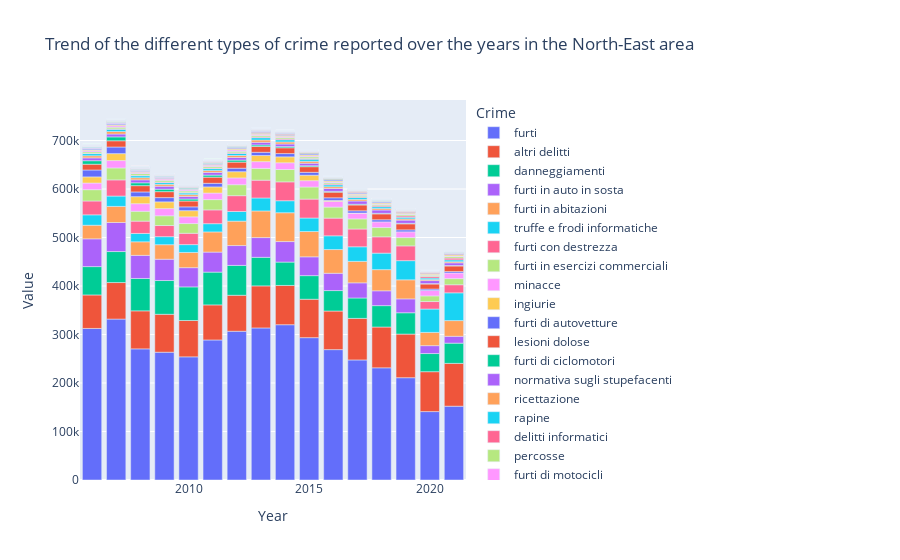

Here is the notebook cell this chart was saved with:
### Code cell
px.bar(data_frame= north_east_df.loc[north_east_df['Crime'] != 'totale'].groupby(['Crime', 'Year']).sum(numeric_only=True).sort_values(by='Value', ascending=False).reset_index(),
       x = 'Year',
       y = 'Value',
       color= 'Crime',
       title= 'Trend of the different types of crime reported over the years in the North-East area')

### Figure 1 — Plotly figure (JSON) as saved in the notebook; plotly's stock layout.template omitted (floating-point values rounded to 4 significant figures)
{"data": [{"alignmentgroup": "True", "hovertemplate": "Crime=furti<br>Year=%{x}<br>Value=%{y}<extra></extra>", "legendgroup": "furti", "marker": {"color": "#636efa", "pattern": {"shape": ""}}, "name": "furti", "offsetgroup": "furti", "orientation": "v", "showlegend": true, "textposition": "auto", "type": "bar", "x": [2007, 2014, 2013, 2006, 2012, 2015, 2011, 2008, 2016, 2009, 2010, 2017, 2018, 2019, 2021, 2020], "xaxis": "x", "y": [331763, 320183, 313502, 312473, 306716, 293465, 288712, 270379, 268843, 263478, 253920, 247514, 231303, 210919, 152197, 141072], "yaxis": "y"}, {"alignmentgroup": "True", "hovertemplate": "Crime=altri delitti<br>Year=%{x}<br>Value=%{y}<extra></extra>", "legendgroup": "altri delitti", "marker": {"color": "#EF553B", "pattern": {"shape": ""}}, "name": "altri delitti", "offsetgroup": "altri delitti", "orientation": "v", "showlegend": true, "textposition": "auto", "type": "bar", "x": [2019, 2021, 2013, 2017, 2018, 2020, 2014, 2016, 2015, 2008, 2009, 2007, 2010, 2012, 2011, 2006], "xaxis": "x", "y": [89909, 88233, 86739, 85713, 84113, 82250, 80941, 79543, 79223, 78377, 78181, 75368, 74944, 74163, 72311, 69087], "yaxis": "y"}, {"alignmentgroup": "True", "hovertemplate": "Crime=danneggiamenti<br>Year=%{x}<br>Value=%{y}<extra></extra>", "legendgroup": "danneggiamenti", "marker": {"color": "#00cc96", "pattern": {"shape": ""}}, "name": "danneggiamenti", "offsetgroup": "danneggiamenti", "orientation": "v", "showlegend": true, "textposition": "auto", "type": "bar", "x": [2009, 2010, 2011, 2008, 2007, 2012, 2013, 2006, 2015, 2014, 2018, 2019, 2016, 2017, 2021, 2020], "xaxis": "x", "y": [69629, 69264, 67603, 66757, 63901, 61547, 58866, 58418, 48656, 48212, 44102, 43991, 42187, 42066, 41719, 37366], "yaxis": "y"}, {"alignmentgroup": "True", "hovertemplate": "Crime=furti in auto in sosta<br>Year=%{x}<br>Value=%{y}<extra></extra>", "legendgroup": "furti in auto in sosta", "marker": {"color": "#ab63fa", "pattern": {"shape": ""}}, "name": "furti in auto in sosta", "offsetgroup": "furti in auto in sosta", "orientation": "v", "showlegend": true, "textposition": "auto", "type": "bar", "x": [2007, 2006, 2008, 2009, 2014, 2011, 2012, 2013, 2010, 2015, 2016, 2017, 2018, 2019, 2020, 2021], "xaxis": "x", "y": [59851, 57243, 47638, 43887, 42266, 41300, 40931, 40690, 39676, 38814, 35659, 31229, 30549, 28582, 16316, 14147], "yaxis": "y"}, {"alignmentgroup": "True", "hovertemplate": "Crime=furti in abitazioni<br>Year=%{x}<br>Value=%{y}<extra></extra>", "legendgroup": "furti in abitazioni", "marker": {"color": "#FFA15A", "pattern": {"shape": ""}}, "name": "furti in abitazioni", "offsetgroup": "furti in abitazioni", "orientation": "v", "showlegend": true, "textposition": "auto", "type": "bar", "x": [2014, 2013, 2015, 2012, 2016, 2017, 2018, 2011, 2019, 2007, 2021, 2010, 2009, 2006, 2008, 2020], "xaxis": "x", "y": [59446, 54921, 52131, 50383, 48901, 44288, 43653, 41537, 39337, 33225, 32372, 31297, 29962, 28033, 27954, 27275], "yaxis": "y"}, {"alignmentgroup": "True", "hovertemplate": "Crime=truffe e frodi informatiche<br>Year=%{x}<br>Value=%{y}<extra></extra>", "legendgroup": "truffe e frodi informatiche", "marker": {"color": "#19d3f3", "pattern": {"shape": ""}}, "name": "truffe e frodi informatiche", "offsetgroup": "truffe e frodi informatiche", "orientation": "v", "showlegend": true, "textposition": "auto", "type": "bar", "x": [2021, 2020, 2019, 2018, 2017, 2016, 2015, 2013, 2014, 2006, 2007, 2012, 2008, 2011, 2009, 2010], "xaxis": "x", "y": [57253, 48226, 39525, 34015, 30043, 28337, 27853, 26746, 24768, 21463, 21361, 19838, 17223, 17013, 16554, 16234], "yaxis": "y"}, {"alignmentgroup": "True", "hovertemplate": "Crime=furti con destrezza<br>Year=%{x}<br>Value=%{y}<extra></extra>", "legendgroup": "furti con destrezza", "marker": {"color": "#FF6692", "pattern": {"shape": ""}}, "name": "furti con destrezza", "offsetgroup": "furti con destrezza", "orientation": "v", "showlegend": true, "textposition": "auto", "type": "bar", "x": [2015, 2014, 2013, 2017, 2016, 2018, 2007, 2012, 2019, 2006, 2011, 2008, 2010, 2009, 2021, 2020], "xaxis": "x", "y": [39027, 38861, 36697, 36627, 36473, 33626, 33275, 32636, 30394, 28539, 28417, 25377, 23321, 22983, 16642, 15449], "yaxis": "y"}, {"alignmentgroup": "True", "hovertemplate": "Crime=furti in esercizi commerciali<br>Year=%{x}<br>Value=%{y}<extra></extra>", "legendgroup": "furti in esercizi commerciali", "marker": {"color": "#B6E880", "pattern": {"shape": ""}}, "name": "furti in esercizi commerciali", "offsetgroup": "furti in esercizi commerciali", "orientation": "v", "showlegend": true, "textposition": "auto", "type": "bar", "x": [2014, 2015, 2007, 2013, 2006, 2016, 2012, 2011, 2017, 2008, 2009, 2010, 2018, 2019, 2021, 2020], "xaxis": "x", "y": [25506, 24938, 24638, 24249, 23327, 22791, 22646, 21195, 20898, 20333, 20102, 20071, 19205, 17157, 12668, 11616], "yaxis": "y"}, {"alignmentgroup": "True", "hovertemplate": "Crime=minacce<br>Year=%{x}<br>Value=%{y}<extra></extra>", "legendgroup": "minacce", "marker": {"color": "#FF97FF", "pattern": {"shape": ""}}, "name": "minacce", "offsetgroup": "minacce", "orientation": "v", "showlegend": true, "textposition": "auto", "type": "bar", "x": [2008, 2007, 2009, 2012, 2013, 2014, 2010, 2006, 2011, 2015, 2019, 2017, 2016, 2018, 2021, 2020], "xaxis": "x", "y": [15668, 15280, 14812, 13993, 13989, 13863, 13830, 13698, 13567, 13069, 11850, 11837, 11698, 11624, 11518, 11135], "yaxis": "y"}, {"alignmentgroup": "True", "hovertemplate": "Crime=ingiurie<br>Year=%{x}<br>Value=%{y}<extra></extra>", "legendgroup": "ingiurie", "marker": {"color": "#FECB52", "pattern": {"shape": ""}}, "name": "ingiurie", "offsetgroup": "ingiurie", "orientation": "v", "showlegend": true, "textposition": "auto", "type": "bar", "x": [2008, 2007, 2009, 2012, 2010, 2006, 2011, 2013, 2014, 2015, 2016, 2017], "xaxis": "x", "y": [14478, 14243, 13882, 12813, 12739, 12663, 12653, 12623, 12241, 11201, 2036, 223], "yaxis": "y"}, {"alignmentgroup": "True", "hovertemplate": "Crime=furti di autovetture<br>Year=%{x}<br>Value=%{y}<extra></extra>", "legendgroup": "furti di autovetture", "marker": {"color": "#636efa", "pattern": {"shape": ""}}, "name": "furti di autovetture", "offsetgroup": "furti di autovetture", "orientation": "v", "showlegend": true, "textposition": "auto", "type": "bar", "x": [2006, 2007, 2008, 2009, 2010, 2011, 2012, 2014, 2013, 2015, 2016, 2017, 2018, 2019, 2020, 2021], "xaxis": "x", "y": [14247, 13660, 9729, 8742, 7848, 7446, 7222, 6699, 6676, 5985, 5388, 4586, 4355, 4049, 3005, 2976], "yaxis": "y"}, {"alignmentgroup": "True", "hovertemplate": "Crime=lesioni dolose<br>Year=%{x}<br>Value=%{y}<extra></extra>", "legendgroup": "lesioni dolose", "marker": {"color": "#EF553B", "pattern": {"shape": ""}}, "name": "lesioni dolose", "offsetgroup": "lesioni dolose", "orientation": "v", "showlegend": true, "textposition": "auto", "type": "bar", "x": [2008, 2007, 2011, 2012, 2019, 2009, 2018, 2013, 2010, 2017, 2014, 2006, 2015, 2021, 2016, 2020], "xaxis": "x", "y": [12960, 12866, 12667, 12545, 12471, 12257, 12159, 12075, 12030, 12008, 11961, 11879, 11597, 11585, 11570, 10427], "yaxis": "y"}, {"alignmentgroup": "True", "hovertemplate": "Crime=furti di ciclomotori<br>Year=%{x}<br>Value=%{y}<extra></extra>", "legendgroup": "furti di ciclomotori", "marker": {"color": "#00cc96", "pattern": {"shape": ""}}, "name": "furti di ciclomotori", "offsetgroup": "furti di ciclomotori", "orientation": "v", "showlegend": true, "textposition": "auto", "type": "bar", "x": [2007, 2006, 2008, 2009, 2011, 2012, 2010, 2013, 2014, 2015, 2016, 2017, 2018, 2019, 2021, 2020], "xaxis": "x", "y": [7974, 7235, 5870, 5093, 4189, 4110, 4097, 3047, 2477, 2009, 1664, 1526, 1163, 1072, 876, 851], "yaxis": "y"}, {"alignmentgroup": "True", "hovertemplate": "Crime=normativa sugli stupefacenti<br>Year=%{x}<br>Value=%{y}<extra></extra>", "legendgroup": "normativa sugli stupefacenti", "marker": {"color": "#ab63fa", "pattern": {"shape": ""}}, "name": "normativa sugli stupefacenti", "offsetgroup": "normativa sugli stupefacenti", "orientation": "v", "showlegend": true, "textposition": "auto", "type": "bar", "x": [2018, 2017, 2019, 2009, 2008, 2020, 2007, 2016, 2006, 2011, 2021, 2012, 2013, 2010, 2014, 2015], "xaxis": "x", "y": [6845, 6730, 6605, 6164, 6161, 6157, 5989, 5936, 5888, 5652, 5626, 5505, 5458, 5408, 5362, 5230], "yaxis": "y"}, {"alignmentgroup": "True", "hovertemplate": "Crime=ricettazione<br>Year=%{x}<br>Value=%{y}<extra></extra>", "legendgroup": "ricettazione", "marker": {"color": "#FFA15A", "pattern": {"shape": ""}}, "name": "ricettazione", "offsetgroup": "ricettazione", "orientation": "v", "showlegend": true, "textposition": "auto", "type": "bar", "x": [2007, 2013, 2006, 2008, 2014, 2012, 2015, 2009, 2011, 2010, 2016, 2017, 2018, 2019, 2021, 2020], "xaxis": "x", "y": [5063, 4688, 4345, 4345, 4213, 4004, 3962, 3911, 3770, 3692, 3638, 3387, 2939, 2505, 2284, 2118], "yaxis": "y"}, {"alignmentgroup": "True", "hovertemplate": "Crime=rapine<br>Year=%{x}<br>Value=%{y}<extra></extra>", "legendgroup": "rapine", "marker": {"color": "#19d3f3", "pattern": {"shape": ""}}, "name": "rapine", "offsetgroup": "rapine", "orientation": "v", "showlegend": true, "textposition": "auto", "type": "bar", "x": [2007, 2013, 2014, 2006, 2012, 2015, 2008, 2011, 2016, 2017, 2021, 2018, 2009, 2019, 2010, 2020], "xaxis": "x", "y": [4791, 4791, 4544, 4479, 4297, 4272, 4106, 3994, 3902, 3857, 3764, 3761, 3690, 3360, 3339, 3135], "yaxis": "y"}, {"alignmentgroup": "True", "hovertemplate": "Crime=delitti informatici<br>Year=%{x}<br>Value=%{y}<extra></extra>", "legendgroup": "delitti informatici", "marker": {"color": "#FF6692", "pattern": {"shape": ""}}, "name": "delitti informatici", "offsetgroup": "delitti informatici", "orientation": "v", "showlegend": true, "textposition": "auto", "type": "bar", "x": [2021, 2020, 2019, 2018, 2017, 2016, 2014, 2015, 2013, 2012, 2011, 2009, 2010, 2008, 2007, 2006], "xaxis": "x", "y": [3720, 3214, 2880, 2160, 1764, 1743, 1728, 1724, 1574, 1307, 1164, 1162, 1031, 930, 757, 508], "yaxis": "y"}, {"alignmentgroup": "True", "hovertemplate": "Crime=percosse<br>Year=%{x}<br>Value=%{y}<extra></extra>", "legendgroup": "percosse", "marker": {"color": "#B6E880", "pattern": {"shape": ""}}, "name": "percosse", "offsetgroup": "percosse", "orientation": "v", "showlegend": true, "textposition": "auto", "type": "bar", "x": [2008, 2007, 2009, 2021, 2015, 2012, 2006, 2011, 2010, 2013, 2014, 2019, 2017, 2018, 2016, 2020], "xaxis": "x", "y": [3603, 3417, 3405, 3158, 3142, 3141, 3103, 3097, 3084, 3004, 2985, 2841, 2740, 2706, 2643, 2625], "yaxis": "y"}, {"alignmentgroup": "True", "hovertemplate": "Crime=furti di motocicli<br>Year=%{x}<br>Value=%{y}<extra></extra>", "legendgroup": "furti di motocicli", "marker": {"color": "#FF97FF", "pattern": {"shape": ""}}, "name": "furti di motocicli", "offsetgroup": "furti di motocicli", "orientation": "v", "showlegend": true, "textposition": "auto", "type": "bar", "x": [2007, 2012, 2011, 2006, 2008, 2009, 2013, 2014, 2010, 2015, 2016, 2017, 2018, 2021, 2019, 2020], "xaxis": "x", "y": [3079, 2761, 2707, 2590, 2574, 2522, 2471, 2204, 2153, 1807, 1580, 1572, 1174, 1167, 1163, 933], "yaxis": "y"}, {"alignmentgroup": "True", "hovertemplate": "Crime=rapine in pubblica via<br>Year=%{x}<br>Value=%{y}<extra></extra>", "legendgroup": "rapine in pubblica via", "marker": {"color": "#FECB52", "pattern": {"shape": ""}}, "name": "rapine in pubblica via", "offsetgroup": "rapine in pubblica via", "orientation": "v", "showlegend": true, "textposition": "auto", "type": "bar", "x": [2021, 2013, 2014, 2015, 2016, 2012, 2018, 2007, 2017, 2006, 2011, 2019, 2008, 2020, 2009, 2010], "xaxis": "x", "y": [2256, 2244, 2180, 2055, 1960, 1949, 1930, 1926, 1881, 1794, 1791, 1701, 1699, 1671, 1523, 1380], "yaxis": "y"}, {"alignmentgroup": "True", "hovertemplate": "Crime=furti con strappo<br>Year=%{x}<br>Value=%{y}<extra></extra>", "legendgroup": "furti con strappo", "marker": {"color": "#636efa", "pattern": {"shape": ""}}, "name": "furti con strappo", "offsetgroup": "furti con strappo", "orientation": "v", "showlegend": true, "textposition": "auto", "type": "bar", "x": [2017, 2015, 2016, 2007, 2013, 2006, 2014, 2012, 2018, 2011, 2008, 2019, 2021, 2009, 2020, 2010], "xaxis": "x", "y": [2120, 2049, 2034, 1977, 1947, 1918, 1892, 1776, 1771, 1596, 1508, 1489, 1456, 1313, 1299, 1190], "yaxis": "y"}, {"alignmentgroup": "True", "hovertemplate": "Crime=estorsioni<br>Year=%{x}<br>Value=%{y}<extra></extra>", "legendgroup": "estorsioni", "marker": {"color": "#EF553B", "pattern": {"shape": ""}}, "name": "estorsioni", "offsetgroup": "estorsioni", "orientation": "v", "showlegend": true, "textposition": "auto", "type": "bar", "x": [2021, 2015, 2016, 2018, 2020, 2019, 2017, 2014, 2013, 2008, 2012, 2009, 2007, 2010, 2011, 2006], "xaxis": "x", "y": [1684, 1562, 1553, 1425, 1375, 1340, 1320, 1255, 890, 871, 842, 761, 748, 671, 642, 577], "yaxis": "y"}, {"alignmentgroup": "True", "hovertemplate": "Crime=contraffazione di marchi e prodotti industriali<br>Year=%{x}<br>Value=%{y}<extra></extra>", "legendgroup": "contraffazione di marchi e prodotti industriali", "marker": {"color": "#00cc96", "pattern": {"shape": ""}}, "name": "contraffazione di marchi e prodotti industriali", "offsetgroup": "contraffazione di marchi e prodotti industriali", "orientation": "v", "showlegend": true, "textposition": "auto", "type": "bar", "x": [2010, 2015, 2012, 2014, 2011, 2013, 2016, 2017, 2018, 2019, 2021, 2020, 2008, 2009, 2006, 2007], "xaxis": "x", "y": [1661, 1237, 1141, 1106, 1097, 1002, 902, 677, 628, 520, 415, 404, 238, 211, 160, 150], "yaxis": "y"}, {"alignmentgroup": "True", "hovertemplate": "Crime=incendi<br>Year=%{x}<br>Value=%{y}<extra></extra>", "legendgroup": "incendi", "marker": {"color": "#ab63fa", "pattern": {"shape": ""}}, "name": "incendi", "offsetgroup": "incendi", "orientation": "v", "showlegend": true, "textposition": "auto", "type": "bar", "x": [2007, 2006, 2012, 2008, 2009, 2011, 2010, 2017, 2015, 2013, 2016, 2014, 2021, 2019, 2020, 2018], "xaxis": "x", "y": [1408, 1257, 1153, 1148, 1127, 1017, 851, 734, 716, 705, 655, 617, 554, 550, 539, 433], "yaxis": "y"}, {"alignmentgroup": "True", "hovertemplate": "Crime=violenze sessuali<br>Year=%{x}<br>Value=%{y}<extra></extra>", "legendgroup": "violenze sessuali", "marker": {"color": "#FFA15A", "pattern": {"shape": ""}}, "name": "violenze sessuali", "offsetgroup": "violenze sessuali", "orientation": "v", "showlegend": true, "textposition": "auto", "type": "bar", "x": [2021, 2019, 2007, 2020, 2018, 2008, 2006, 2010, 2009, 2017, 2012, 2013, 2014, 2011, 2016, 2015], "xaxis": "x", "y": [1269, 1102, 1073, 1030, 1024, 1009, 1005, 966, 964, 962, 949, 939, 903, 886, 845, 792], "yaxis": "y"}, {"alignmentgroup": "True", "hovertemplate": "Crime=danneggiamento seguito da incendio<br>Year=%{x}<br>Value=%{y}<extra></extra>", "legendgroup": "danneggiamento seguito da incendio", "marker": {"color": "#19d3f3", "pattern": {"shape": ""}}, "name": "danneggiamento seguito da incendio", "offsetgroup": "danneggiamento seguito da incendio", "orientation": "v", "showlegend": true, "textposition": "auto", "type": "bar", "x": [2007, 2006, 2011, 2012, 2009, 2008, 2013, 2010, 2017, 2015, 2014, 2016, 2018, 2019, 2021, 2020], "xaxis": "x", "y": [1082, 997, 955, 945, 901, 878, 789, 785, 775, 749, 686, 669, 634, 616, 587, 575], "yaxis": "y"}, {"alignmentgroup": "True", "hovertemplate": "Crime=rapine in esercizi commerciali<br>Year=%{x}<br>Value=%{y}<extra></extra>", "legendgroup": "rapine in esercizi commerciali", "marker": {"color": "#FF6692", "pattern": {"shape": ""}}, "name": "rapine in esercizi commerciali", "offsetgroup": "rapine in esercizi commerciali", "orientation": "v", "showlegend": true, "textposition": "auto", "type": "bar", "x": [2007, 2014, 2013, 2011, 2012, 2008, 2009, 2017, 2015, 2010, 2006, 2016, 2018, 2019, 2021, 2020], "xaxis": "x", "y": [794, 794, 786, 731, 720, 716, 714, 711, 707, 687, 686, 677, 658, 647, 610, 548], "yaxis": "y"}, {"alignmentgroup": "True", "hovertemplate": "Crime=rapine in banca<br>Year=%{x}<br>Value=%{y}<extra></extra>", "legendgroup": "rapine in banca", "marker": {"color": "#B6E880", "pattern": {"shape": ""}}, "name": "rapine in banca", "offsetgroup": "rapine in banca", "orientation": "v", "showlegend": true, "textposition": "auto", "type": "bar", "x": [2006, 2007, 2008, 2009, 2013, 2010, 2011, 2012, 2015, 2014, 2016, 2017, 2019, 2018, 2020, 2021], "xaxis": "x", "y": [658, 566, 395, 275, 211, 207, 202, 196, 151, 126, 87, 63, 45, 41, 27, 10], "yaxis": "y"}, {"alignmentgroup": "True", "hovertemplate": "Crime=omicidi colposi<br>Year=%{x}<br>Value=%{y}<extra></extra>", "legendgroup": "omicidi colposi", "marker": {"color": "#FF97FF", "pattern": {"shape": ""}}, "name": "omicidi colposi", "offsetgroup": "omicidi colposi", "orientation": "v", "showlegend": true, "textposition": "auto", "type": "bar", "x": [2007, 2006, 2008, 2019, 2009, 2011, 2017, 2012, 2010, 2018, 2013, 2015, 2016, 2014, 2021, 2020], "xaxis": "x", "y": [526, 475, 449, 435, 427, 424, 406, 396, 395, 377, 374, 355, 354, 337, 332, 315], "yaxis": "y"}, {"alignmentgroup": "True", "hovertemplate": "Crime=rapine in abitazione<br>Year=%{x}<br>Value=%{y}<extra></extra>", "legendgroup": "rapine in abitazione", "marker": {"color": "#FECB52", "pattern": {"shape": ""}}, "name": "rapine in abitazione", "offsetgroup": "rapine in abitazione", "orientation": "v", "showlegend": true, "textposition": "auto", "type": "bar", "x": [2014, 2013, 2012, 2015, 2017, 2016, 2011, 2018, 2007, 2021, 2008, 2006, 2020, 2019, 2009, 2010], "xaxis": "x", "y": [509, 488, 482, 479, 408, 396, 393, 376, 374, 327, 316, 311, 307, 302, 301, 284], "yaxis": "y"}, {"alignmentgroup": "True", "hovertemplate": "Crime=omicidi colposi da incidente stradale<br>Year=%{x}<br>Value=%{y}<extra></extra>", "legendgroup": "omicidi colposi da incidente stradale", "marker": {"color": "#636efa", "pattern": {"shape": ""}}, "name": "omicidi colposi da incidente stradale", "offsetgroup": "omicidi colposi da incidente stradale", "orientation": "v", "showlegend": true, "textposition": "auto", "type": "bar", "x": [2007, 2006, 2008, 2009, 2017, 2011, 2010, 2019, 2012, 2013, 2016, 2015, 2018, 2014, 2021, 2020], "xaxis": "x", "y": [468, 428, 384, 372, 343, 342, 324, 322, 318, 296, 293, 288, 287, 279, 249, 193], "yaxis": "y"}, {"alignmentgroup": "True", "hovertemplate": "Crime=furti di automezzi pesanti trasportanti merci<br>Year=%{x}<br>Value=%{y}<extra></extra>", "legendgroup": "furti di automezzi pesanti trasportanti merci", "marker": {"color": "#EF553B", "pattern": {"shape": ""}}, "name": "furti di automezzi pesanti trasportanti merci", "offsetgroup": "furti di automezzi pesanti trasportanti merci", "orientation": "v", "showlegend": true, "textposition": "auto", "type": "bar", "x": [2007, 2006, 2008, 2009, 2010, 2013, 2012, 2011, 2015, 2014, 2016, 2018, 2019, 2017, 2020, 2021], "xaxis": "x", "y": [358, 304, 280, 248, 222, 192, 175, 165, 163, 140, 124, 90, 80, 75, 47, 44], "yaxis": "y"}, {"alignmentgroup": "True", "hovertemplate": "Crime=riciclaggio e impiego di denaro, beni o utilità di provenienza illecita<br>Year=%{x}<br>Value=%{y}<extra></extra>", "legendgroup": "riciclaggio e impiego di denaro, beni o utilità di provenienza illecita", "marker": {"color": "#00cc96", "pattern": {"shape": ""}}, "name": "riciclaggio e impiego di denaro, beni o utilità di provenienza illecita", "offsetgroup": "riciclaggio e impiego di denaro, beni o utilità di provenienza illecita", "orientation": "v", "showlegend": true, "textposition": "auto", "type": "bar", "x": [2018, 2019, 2020, 2017, 2021, 2013, 2015, 2012, 2016, 2014, 2009, 2010, 2011, 2007, 2008, 2006], "xaxis": "x", "y": [350, 315, 304, 293, 266, 264, 248, 246, 234, 188, 187, 186, 162, 160, 158, 126], "yaxis": "y"}, {"alignmentgroup": "True", "hovertemplate": "Crime=violazione della proprietà intellettuale<br>Year=%{x}<br>Value=%{y}<extra></extra>", "legendgroup": "violazione della proprietà intellettuale", "marker": {"color": "#ab63fa", "pattern": {"shape": ""}}, "name": "violazione della proprietà intellettuale", "offsetgroup": "violazione della proprietà intellettuale", "orientation": "v", "showlegend": true, "textposition": "auto", "type": "bar", "x": [2006, 2007, 2008, 2009, 2010, 2021, 2011, 2012, 2016, 2013, 2014, 2017, 2015, 2019, 2020, 2018], "xaxis": "x", "y": [349, 344, 227, 208, 111, 99, 56, 56, 43, 41, 39, 37, 37, 25, 16, 14], "yaxis": "y"}, {"alignmentgroup": "True", "hovertemplate": "Crime=sfruttamento e favoreggiamento della prostituzione<br>Year=%{x}<br>Value=%{y}<extra></extra>", "legendgroup": "sfruttamento e favoreggiamento della prostituzione", "marker": {"color": "#FFA15A", "pattern": {"shape": ""}}, "name": "sfruttamento e favoreggiamento della prostituzione", "offsetgroup": "sfruttamento e favoreggiamento della prostituzione", "orientation": "v", "showlegend": true, "textposition": "auto", "type": "bar", "x": [2008, 2010, 2011, 2007, 2012, 2013, 2009, 2006, 2014, 2015, 2016, 2017, 2019, 2018, 2020, 2021], "xaxis": "x", "y": [339, 310, 303, 300, 263, 256, 254, 240, 212, 211, 177, 161, 125, 116, 97, 78], "yaxis": "y"}, {"alignmentgroup": "True", "hovertemplate": "Crime=incendi boschivi<br>Year=%{x}<br>Value=%{y}<extra></extra>", "legendgroup": "incendi boschivi", "marker": {"color": "#19d3f3", "pattern": {"shape": ""}}, "name": "incendi boschivi", "offsetgroup": "incendi boschivi", "orientation": "v", "showlegend": true, "textposition": "auto", "type": "bar", "x": [2012, 2007, 2017, 2011, 2021, 2008, 2009, 2020, 2016, 2006, 2015, 2019, 2013, 2010, 2014, 2018], "xaxis": "x", "y": [310, 231, 213, 195, 171, 161, 154, 118, 109, 107, 105, 100, 69, 54, 43, 28], "yaxis": "y"}, {"alignmentgroup": "True", "hovertemplate": "Crime=pornografia minorile e detenzione di materiale pedopornografico<br>Year=%{x}<br>Value=%{y}<extra></extra>", "legendgroup": "pornografia minorile e detenzione di materiale pedopornografico", "marker": {"color": "#FF6692", "pattern": {"shape": ""}}, "name": "pornografia minorile e detenzione di materiale pedopornografico", "offsetgroup": "pornografia minorile e detenzione di materiale pedopornografico", "orientation": "v", "showlegend": true, "textposition": "auto", "type": "bar", "x": [2021, 2020, 2019, 2018, 2008, 2014, 2015, 2009, 2017, 2016, 2007, 2006, 2013, 2012, 2010, 2011], "xaxis": "x", "y": [272, 233, 163, 144, 138, 136, 134, 133, 116, 97, 90, 86, 85, 79, 76, 64], "yaxis": "y"}, {"alignmentgroup": "True", "hovertemplate": "Crime=sequestri di persona<br>Year=%{x}<br>Value=%{y}<extra></extra>", "legendgroup": "sequestri di persona", "marker": {"color": "#B6E880", "pattern": {"shape": ""}}, "name": "sequestri di persona", "offsetgroup": "sequestri di persona", "orientation": "v", "showlegend": true, "textposition": "auto", "type": "bar", "x": [2007, 2008, 2006, 2010, 2011, 2009, 2013, 2012, 2014, 2016, 2017, 2015, 2018, 2020, 2019, 2021], "xaxis": "x", "y": [271, 264, 223, 210, 203, 193, 190, 186, 172, 165, 163, 155, 155, 141, 140, 118], "yaxis": "y"}, {"alignmentgroup": "True", "hovertemplate": "Crime=furti di opere d'arte e materiale archeologico<br>Year=%{x}<br>Value=%{y}<extra></extra>", "legendgroup": "furti di opere d'arte e materiale archeologico", "marker": {"color": "#FF97FF", "pattern": {"shape": ""}}, "name": "furti di opere d'arte e materiale archeologico", "offsetgroup": "furti di opere d'arte e materiale archeologico", "orientation": "v", "showlegend": true, "textposition": "auto", "type": "bar", "x": [2006, 2014, 2007, 2010, 2009, 2011, 2012, 2013, 2008, 2015, 2016, 2017, 2018, 2019, 2020, 2021], "xaxis": "x", "y": [212, 185, 183, 148, 141, 140, 139, 121, 113, 94, 85, 85, 75, 63, 47, 43], "yaxis": "y"}, {"alignmentgroup": "True", "hovertemplate": "Crime=tentati omicidi<br>Year=%{x}<br>Value=%{y}<extra></extra>", "legendgroup": "tentati omicidi", "marker": {"color": "#FECB52", "pattern": {"shape": ""}}, "name": "tentati omicidi", "offsetgroup": "tentati omicidi", "orientation": "v", "showlegend": true, "textposition": "auto", "type": "bar", "x": [2007, 2008, 2009, 2015, 2019, 2012, 2011, 2006, 2018, 2013, 2021, 2010, 2014, 2016, 2017, 2020], "xaxis": "x", "y": [195, 195, 167, 156, 147, 146, 146, 138, 129, 125, 123, 121, 121, 118, 118, 99], "yaxis": "y"}, {"alignmentgroup": "True", "hovertemplate": "Crime=associazione per delinquere<br>Year=%{x}<br>Value=%{y}<extra></extra>", "legendgroup": "associazione per delinquere", "marker": {"color": "#636efa", "pattern": {"shape": ""}}, "name": "associazione per delinquere", "offsetgroup": "associazione per delinquere", "orientation": "v", "showlegend": true, "textposition": "auto", "type": "bar", "x": [2006, 2007, 2015, 2013, 2016, 2008, 2009, 2011, 2010, 2021, 2020, 2012, 2014, 2017, 2018, 2019], "xaxis": "x", "y": [170, 139, 129, 124, 122, 109, 100, 93, 92, 88, 83, 77, 75, 70, 56, 43], "yaxis": "y"}, {"alignmentgroup": "True", "hovertemplate": "Crime=usura<br>Year=%{x}<br>Value=%{y}<extra></extra>", "legendgroup": "usura", "marker": {"color": "#EF553B", "pattern": {"shape": ""}}, "name": "usura", "offsetgroup": "usura", "orientation": "v", "showlegend": true, "textposition": "auto", "type": "bar", "x": [2016, 2013, 2014, 2015, 2017, 2010, 2009, 2012, 2007, 2011, 2008, 2006, 2020, 2021, 2019, 2018], "xaxis": "x", "y": [134, 97, 92, 63, 60, 53, 51, 46, 38, 38, 38, 36, 22, 20, 20, 20], "yaxis": "y"}, {"alignmentgroup": "True", "hovertemplate": "Crime=atti sessuali con minorenne<br>Year=%{x}<br>Value=%{y}<extra></extra>", "legendgroup": "atti sessuali con minorenne", "marker": {"color": "#00cc96", "pattern": {"shape": ""}}, "name": "atti sessuali con minorenne", "offsetgroup": "atti sessuali con minorenne", "orientation": "v", "showlegend": true, "textposition": "auto", "type": "bar", "x": [2015, 2017, 2014, 2010, 2012, 2008, 2007, 2009, 2013, 2006, 2019, 2011, 2018, 2021, 2016, 2020], "xaxis": "x", "y": [132, 124, 123, 117, 117, 105, 101, 100, 100, 98, 98, 95, 92, 89, 76, 73], "yaxis": "y"}, {"alignmentgroup": "True", "hovertemplate": "Crime=contrabbando<br>Year=%{x}<br>Value=%{y}<extra></extra>", "legendgroup": "contrabbando", "marker": {"color": "#ab63fa", "pattern": {"shape": ""}}, "name": "contrabbando", "offsetgroup": "contrabbando", "orientation": "v", "showlegend": true, "textposition": "auto", "type": "bar", "x": [2006, 2008, 2007, 2015, 2012, 2009, 2013, 2010, 2014, 2011, 2019, 2020, 2016, 2018, 2017, 2021], "xaxis": "x", "y": [82, 63, 56, 55, 50, 39, 37, 36, 32, 32, 5, 5, 5, 3, 2, 2], "yaxis": "y"}, {"alignmentgroup": "True", "hovertemplate": "Crime=attentati<br>Year=%{x}<br>Value=%{y}<extra></extra>", "legendgroup": "attentati", "marker": {"color": "#FFA15A", "pattern": {"shape": ""}}, "name": "attentati", "offsetgroup": "attentati", "orientation": "v", "showlegend": true, "textposition": "auto", "type": "bar", "x": [2007, 2006, 2018, 2013, 2016, 2008, 2010, 2014, 2011, 2012, 2009, 2015, 2020, 2021, 2017, 2019], "xaxis": "x", "y": [78, 66, 62, 62, 58, 56, 48, 48, 47, 41, 41, 38, 37, 36, 30, 23], "yaxis": "y"}, {"alignmentgroup": "True", "hovertemplate": "Crime=omicidi volontari consumati<br>Year=%{x}<br>Value=%{y}<extra></extra>", "legendgroup": "omicidi volontari consumati", "marker": {"color": "#19d3f3", "pattern": {"shape": ""}}, "name": "omicidi volontari consumati", "offsetgroup": "omicidi volontari consumati", "orientation": "v", "showlegend": true, "textposition": "auto", "type": "bar", "x": [2006, 2011, 2009, 2012, 2008, 2007, 2016, 2021, 2013, 2015, 2017, 2010, 2019, 2018, 2014, 2020], "xaxis": "x", "y": [76, 73, 71, 69, 65, 65, 64, 55, 52, 52, 52, 49, 48, 44, 40, 37], "yaxis": "y"}, {"alignmentgroup": "True", "hovertemplate": "Crime=rapine in uffici postali<br>Year=%{x}<br>Value=%{y}<extra></extra>", "legendgroup": "rapine in uffici postali", "marker": {"color": "#FF6692", "pattern": {"shape": ""}}, "name": "rapine in uffici postali", "offsetgroup": "rapine in uffici postali", "orientation": "v", "showlegend": true, "textposition": "auto", "type": "bar", "x": [2006, 2009, 2007, 2008, 2012, 2011, 2016, 2014, 2013, 2010, 2017, 2018, 2015, 2019, 2020, 2021], "xaxis": "x", "y": [63, 57, 55, 52, 44, 43, 39, 35, 35, 30, 28, 24, 21, 21, 11, 8], "yaxis": "y"}, {"alignmentgroup": "True", "hovertemplate": "Crime=corruzione di minorenne<br>Year=%{x}<br>Value=%{y}<extra></extra>", "legendgroup": "corruzione di minorenne", "marker": {"color": "#B6E880", "pattern": {"shape": ""}}, "name": "corruzione di minorenne", "offsetgroup": "corruzione di minorenne", "orientation": "v", "showlegend": true, "textposition": "auto", "type": "bar", "x": [2021, 2020, 2013, 2010, 2014, 2009, 2019, 2015, 2017, 2008, 2016, 2006, 2007, 2018, 2011, 2012], "xaxis": "x", "y": [52, 52, 52, 48, 48, 48, 47, 43, 43, 42, 39, 38, 35, 34, 33, 31], "yaxis": "y"}, {"alignmentgroup": "True", "hovertemplate": "Crime=omicidi preterintenzionali<br>Year=%{x}<br>Value=%{y}<extra></extra>", "legendgroup": "omicidi preterintenzionali", "marker": {"color": "#FF97FF", "pattern": {"shape": ""}}, "name": "omicidi preterintenzionali", "offsetgroup": "omicidi preterintenzionali", "orientation": "v", "showlegend": true, "textposition": "auto", "type": "bar", "x": [2008, 2006, 2010, 2013, 2009, 2019, 2021, 2017, 2012, 2020, 2011, 2007, 2015, 2016, 2018, 2014], "xaxis": "x", "y": [11, 9, 7, 6, 6, 6, 5, 5, 4, 3, 3, 3, 3, 3, 3, 2], "yaxis": "y"}, {"alignmentgroup": "True", "hovertemplate": "Crime=omicidi volontari consumati a scopo di furto o rapina<br>Year=%{x}<br>Value=%{y}<extra></extra>", "legendgroup": "omicidi volontari consumati a scopo di furto o rapina", "marker": {"color": "#FECB52", "pattern": {"shape": ""}}, "name": "omicidi volontari consumati a scopo di furto o rapina", "offsetgroup": "omicidi volontari consumati a scopo di furto o rapina", "orientation": "v", "showlegend": true, "textposition": "auto", "type": "bar", "x": [2007, 2008, 2010, 2011, 2012, 2006, 2016, 2015, 2013, 2018, 2017, 2019, 2021, 2020, 2009, 2014], "xaxis": "x", "y": [5, 5, 5, 5, 5, 4, 4, 4, 4, 3, 3, 2, 1, 1, 0, 0], "yaxis": "y"}, {"alignmentgroup": "True", "hovertemplate": "Crime=associazione di tipo mafioso<br>Year=%{x}<br>Value=%{y}<extra></extra>", "legendgroup": "associazione di tipo mafioso", "marker": {"color": "#636efa", "pattern": {"shape": ""}}, "name": "associazione di tipo mafioso", "offsetgroup": "associazione di tipo mafioso", "orientation": "v", "showlegend": true, "textposition": "auto", "type": "bar", "x": [2006, 2009, 2013, 2007, 2012, 2016, 2015, 2008, 2010, 2011, 2019, 2020, 2021, 2017, 2014, 2018], "xaxis": "x", "y": [4, 3, 3, 3, 2, 2, 2, 1, 1, 1, 1, 1, 1, 0, 0, 0], "yaxis": "y"}, {"alignmentgroup": "True", "hovertemplate": "Crime=strage<br>Year=%{x}<br>Value=%{y}<extra></extra>", "legendgroup": "strage", "marker": {"color": "#EF553B", "pattern": {"shape": ""}}, "name": "strage", "offsetgroup": "strage", "orientation": "v", "showlegend": true, "textposition": "auto", "type": "bar", "x": [2018, 2019, 2008, 2021, 2014, 2007, 2020, 2009, 2013, 2016, 2017, 2015, 2010, 2006, 2011, 2012], "xaxis": "x", "y": [3, 3, 3, 2, 2, 2, 2, 2, 1, 1, 1, 1, 1, 0, 0, 0], "yaxis": "y"}, {"alignmentgroup": "True", "hovertemplate": "Crime=infanticidi<br>Year=%{x}<br>Value=%{y}<extra></extra>", "legendgroup": "infanticidi", "marker": {"color": "#00cc96", "pattern": {"shape": ""}}, "name": "infanticidi", "offsetgroup": "infanticidi", "orientation": "v", "showlegend": true, "textposition": "auto", "type": "bar", "x": [2010, 2019, 2017, 2007, 2008, 2011, 2009, 2016, 2018, 2015, 2014, 2020, 2021, 2013, 2012, 2006], "xaxis": "x", "y": [2, 1, 1, 1, 1, 1, 0, 0, 0, 0, 0, 0, 0, 0, 0, 0], "yaxis": "y"}, {"alignmentgroup": "True", "hovertemplate": "Crime=omicidi volontari consumati di tipo mafioso<br>Year=%{x}<br>Value=%{y}<extra></extra>", "legendgroup": "omicidi volontari consumati di tipo mafioso", "marker": {"color": "#ab63fa", "pattern": {"shape": ""}}, "name": "omicidi volontari consumati di tipo mafioso", "offsetgroup": "omicidi volontari consumati di tipo mafioso", "orientation": "v", "showlegend": true, "textposition": "auto", "type": "bar", "x": [2010, 2006, 2008, 2007, 2011, 2009, 2012, 2013, 2014, 2015, 2021, 2020, 2019, 2018, 2017, 2016], "xaxis": "x", "y": [1, 0, 0, 0, 0, 0, 0, 0, 0, 0, 0, 0, 0, 0, 0, 0], "yaxis": "y"}, {"alignmentgroup": "True", "hovertemplate": "Crime=omicidi volontari consumati a scopo terroristico<br>Year=%{x}<br>Value=%{y}<extra></extra>", "legendgroup": "omicidi volontari consumati a scopo terroristico", "marker": {"color": "#FFA15A", "pattern": {"shape": ""}}, "name": "omicidi volontari consumati a scopo terroristico", "offsetgroup": "omicidi volontari consumati a scopo terroristico", "orientation": "v", "showlegend": true, "textposition": "auto", "type": "bar", "x": [2021, 2020, 2019, 2018, 2017, 2016, 2015, 2013, 2014, 2009, 2012, 2011, 2006, 2007, 2008, 2010], "xaxis": "x", "y": [0, 0, 0, 0, 0, 0, 0, 0, 0, 0, 0, 0, 0, 0, 0, 0], "yaxis": "y"}], "layout": {"barmode": "relative", "legend": {"title": {"text": "Crime"}, "tracegroupgap": 0}, "title": {"text": "Trend of the different types of crime reported over the years in the North-East area"}, "xaxis": {"anchor": "y", "domain": [0, 1], "title": {"text": "Year"}}, "yaxis": {"anchor": "x", "domain": [0, 1], "title": {"text": "Value"}}}}
